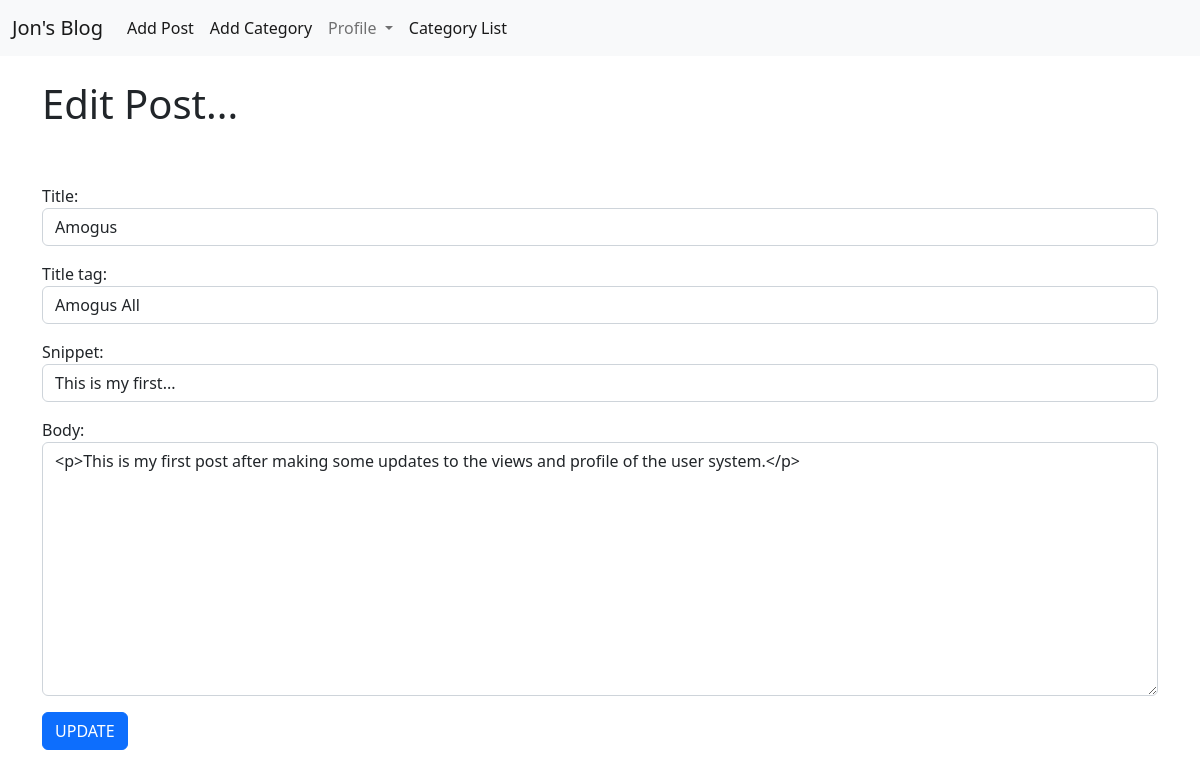
/article/edit/19/ (signed in), run on the app's committed database.
### JonsBlog/models.py (models this page shows, shortened)
class Post(models.Model):
    title = models.CharField(max_length=255, default="Jon's Blog")
    header_image = models.ImageField(null=True, blank=True, upload_to='images/')
    title_tag = models.CharField(max_length=255)
    author = models.ForeignKey(User, on_delete=models.CASCADE)
    body = RichTextField(blank=True, null=True)
    publication_date = models.DateField(auto_now_add=True)
    publication_time = models.TimeField(auto_now_add=True)
    category = models.CharField(max_length=255, default="general")
    snippet = models.CharField(max_length=255)
    likes = models.ManyToManyField(User, related_name='blog_posts')

### JonsBlog/views.py (the view)
# urls.py: path('article/edit/<int:pk>/', UpdatePostView.as_view(),
class UpdatePostView(UpdateView):
    model = Post
    form_class = UpdateForm
    template_name = 'update_post.html'

### JonsBlog/forms.py
class UpdateForm(forms.ModelForm):
    class Meta:
        model = Post
        fields = ('title', 'title_tag', 'snippet', 'body')
        widgets = {
            'title': forms.TextInput(attrs={'class': 'form-control'}),
            'title_tag': forms.TextInput(attrs={'class': 'form-control'}),
            'snippet': forms.TextInput(attrs={'class': 'form-control'}),
            'body': forms.Textarea(attrs={'class': 'form-control'}),
        }

### JonsBlog/templates/update_post.html (shortened to what this page needs)
{% extends 'base.html' %}
{% block content %}
{% if user.is_authenticated %}
{% if user.id == post.author.id %}
        <h1>Edit Post...</h1>
        <br/>
        <br/>
        <div class="form-group">
            <form method="POST">
                {{ form.as_p }}
                <button class="btn btn-primary">UPDATE</button>
            </form>
        </div>
{% else %}
    <div class="">
		<p>You are not permitted to edit this post.</p>
	</div>
{% endif %}
{% else %}
	<div class="">
		<p>Please register and/or login, so you can edit posts.</p>
	</div>
{% endif %}
{% endblock %}

### data on the page
Post: title "Amogus", title_tag "Amogus All", snippet "This is my first...", body "<p>This is my first post after making some updates to the views and profile of the user system.</p>"
